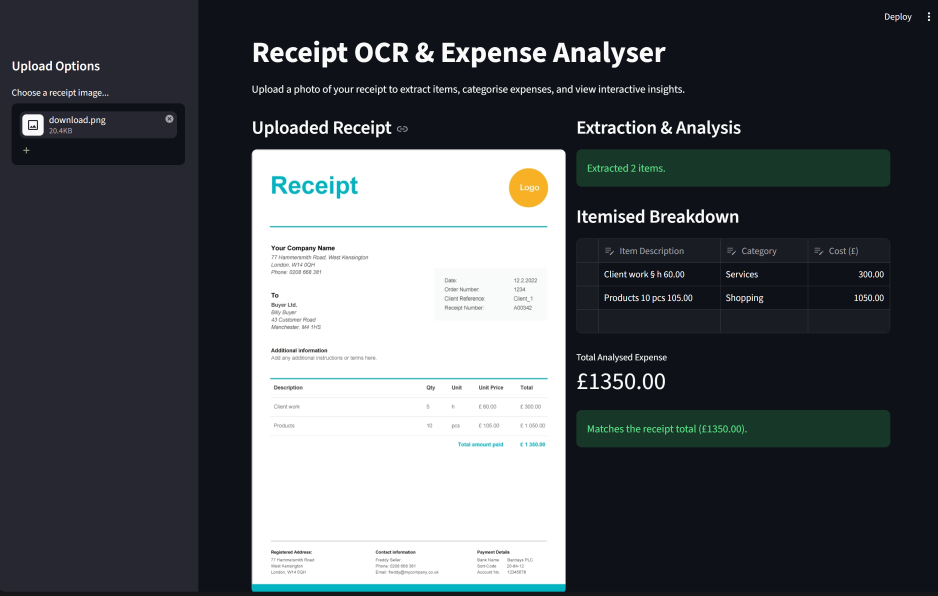
#> input picture Example Receipts .png, 2812 x 1786 px (shown at 1/3 size)
$ python -i utils.py   (imports and definitions only)
#> lines starting #> are read from the running program, lines starting #| are printed output that depends on the picture; after the words box and inside, x2 and y2 are one past the last pixel; in counts of white or black regions, pixels touching at a corner belong together
import os
import platform
import re

import cv2
import numpy as np
import pandas as pd
import pytesseract
from PIL import Image, ImageOps

if platform.system() == "Windows":
    _win_path = r"C:\Program Files\Tesseract-OCR\tesseract.exe"
    if os.path.exists(_win_path):
        pytesseract.pytesseract.tesseract_cmd = _win_path


# [4 lines left out: function load_image, not called in this run]


def _to_gray(image, target_width=1800):
    gray = cv2.cvtColor(np.array(image.convert("RGB")), cv2.COLOR_RGB2GRAY)
    h, w = gray.shape
    if w < target_width:
        gray = cv2.resize(gray, None, fx=target_width / w, fy=target_width / w,
                          interpolation=cv2.INTER_CUBIC)
    elif w > 2.5 * target_width:
        gray = cv2.resize(gray, None, fx=2 * target_width / w, fy=2 * target_width / w,
                          interpolation=cv2.INTER_AREA)
    return gray


def _remove_long_lines(binary):
    inverted = cv2.bitwise_not(binary)
    h, w = binary.shape
    horiz = cv2.morphologyEx(inverted, cv2.MORPH_OPEN,
                             cv2.getStructuringElement(cv2.MORPH_RECT, (w // 3, 1)))
    vert = cv2.morphologyEx(inverted, cv2.MORPH_OPEN,
                            cv2.getStructuringElement(cv2.MORPH_RECT, (1, h // 3)))
    lines = cv2.dilate(cv2.bitwise_or(horiz, vert), np.ones((5, 5), np.uint8))
    cleaned = inverted.copy()
    cleaned[lines > 0] = 0
    return cv2.bitwise_not(cleaned)


def _deskew(binary, max_angle=8.0):
    small = cv2.resize(cv2.bitwise_not(binary), None, fx=0.4, fy=0.4, interpolation=cv2.INTER_AREA)
    h, w = small.shape
    best_angle, best_score = 0.0, -1.0
    for angle in np.arange(-max_angle, max_angle + 0.01, 0.5):
        M = cv2.getRotationMatrix2D((w / 2, h / 2), angle, 1.0)
        rotated = cv2.warpAffine(small, M, (w, h), flags=cv2.INTER_NEAREST)
        score = np.var(rotated.sum(axis=1).astype(np.float64))
        if score > best_score:
            best_angle, best_score = angle, score
    H, W = binary.shape
    M = cv2.getRotationMatrix2D((W / 2, H / 2), best_angle, 1.0)
    return cv2.warpAffine(binary, M, (W, H), flags=cv2.INTER_CUBIC,
                          borderMode=cv2.BORDER_CONSTANT, borderValue=255)


def preprocess_image(image):
    gray = _to_gray(image)
    background = cv2.medianBlur(cv2.dilate(gray, np.ones((7, 7), np.uint8)), 21)
    normalised = cv2.divide(gray, background, scale=255)
    _, binary = cv2.threshold(normalised, 0, 255, cv2.THRESH_BINARY + cv2.THRESH_OTSU)
    binary = _remove_long_lines(binary)
    binary = _deskew(binary)
    return cv2.copyMakeBorder(binary, 40, 40, 40, 40, cv2.BORDER_CONSTANT, value=255)


END_PRICE_RE = re.compile(r"[£$€]?\s*(\d{1,4}[.,]\d{2})\s*[A-Za-z]?[\s|:;!'\"\])_~.\-]*$")
ANY_PRICE_RE = re.compile(r"(?<![\d.,])(\d{1,4}[.,]\d{2})(?![\d])")

SKIP_RE = re.compile(
    r"\b(subtotal|sub total|total|vat|tax|change|tendered|cash|card|visa|mastercard|"
    r"amex|contactless|balance|due|discount|saving|savings|receipt|invoice|"
    r"order no|order number|tel|telephone|phone|www|http|address|thank|"
    r"auth|terminal|merchant|approved|points|loyalty|items?)\b",
    re.IGNORECASE,
)
DATE_RE = re.compile(r"\b\d{1,2}[/.-]\d{1,2}[/.-]\d{2,4}\b|\b\d{1,2}:\d{2}\b")
QTY_DETAIL_RE = re.compile(r"@|/\s*kg|\b\d+\s*x\s*[£$€]?\d+[.,]\d{2}", re.IGNORECASE)
TOTAL_RE = re.compile(r"\b(total|amount due|balance due|to pay)\b", re.IGNORECASE)
SUBTOTAL_RE = re.compile(r"sub\s*total", re.IGNORECASE)

CATEGORIES = {
    "Groceries": ["milk", "bread", "apple", "banana", "egg", "cheese", "butter", "chicken",
                 "beef", "rice", "pasta", "tomato", "potato", "onion", "veg", "fruit",
                 "yogurt", "yoghurt", "cereal", "jelly", "confect", "prepack", "belly",
                 "water", "juice", "crisps", "chocolate", "biscuit", "supermarket", "market"],
    "Dining Out": ["restaurant", "cafe", "coffee", "latte", "cappuccino", "burger", "pizza",
                   "lunch", "dinner", "meal", "sandwich", "wrap", "kebab", "tea"],
    "Utilities": ["electric", "gas", "bill", "power", "internet", "broadband", "energy"],
    "Services": ["client work", "service", "hour", "consulting", "repair", "labour", "delivery"],
    "Shopping": ["product", "macbook", "laptop", "shirt", "shoes", "mall", "clothes",
                 "amazon", "cable", "charger", "book", "pen", "notebook"],
}


# [8 lines left out: function categorise, not called in this run]


def _to_float(price_str):
    return float(price_str.replace(",", "."))


# [59 lines left out: functions _clean_description, find_receipt_total, parse_receipt_data, extract_text_from_receipt, not called in this run]

>>> from PIL import Image
>>> picture = Image.open('Example Receipts .png')
#> picture is the input picture: PIL image 2812x1786 RGBA; mean R, G, B, A 81.2, 85.4, 89.2, 255
>>> result = preprocess_image(picture)
#> in preprocess_image, `background = cv2.medianBlur(cv2.dilate(gray, np.ones((7, 7), np.uint8)..`:
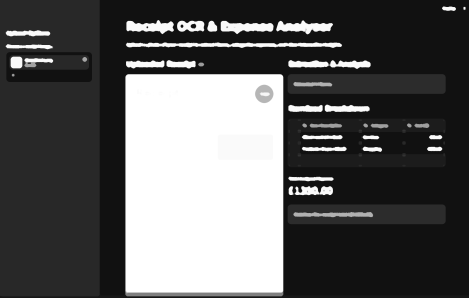
#> background: shape (1786, 2812) (shown at 1/6 size); min 17, max 255, mean 91.8
#> in preprocess_image, `_, binary = cv2.threshold(normalised, 0, 255, cv2.THRESH_BINARY + cv2...`:
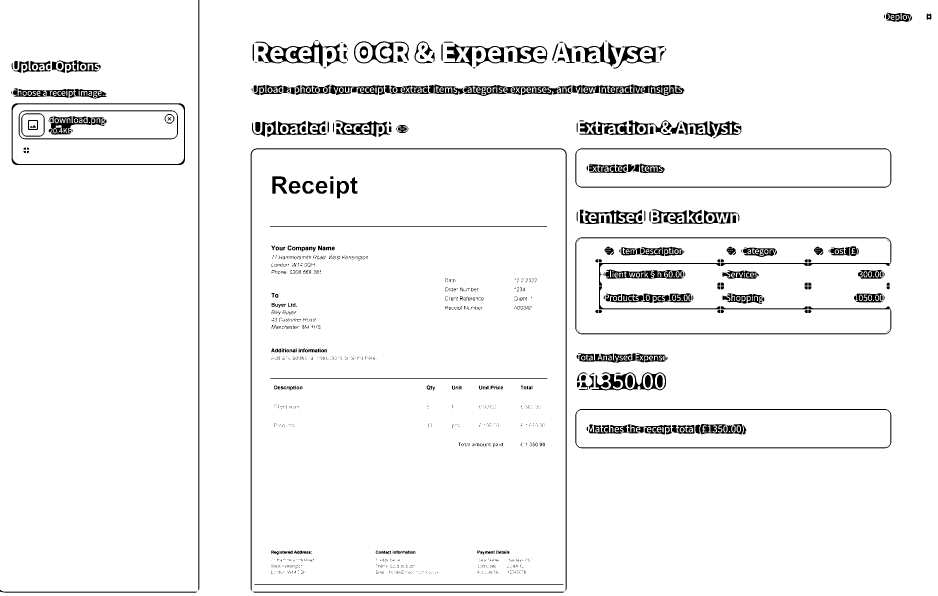
#> binary: shape (1786, 2812) (shown at 1/3 size); 95.7% white; 1337 black regions (804 under 20 px), largest, box (x1, y1, x2, y2) and area: (752, 445, 1700, 1774) 10738, (1155, 254, 1716, 288) 8422, (1726, 712, 2674, 1003) 6801
#> in _remove_long_lines, `lines = cv2.dilate(cv2.bitwise_or(horiz, vert), np.ones((5, 5), np.uin..`:
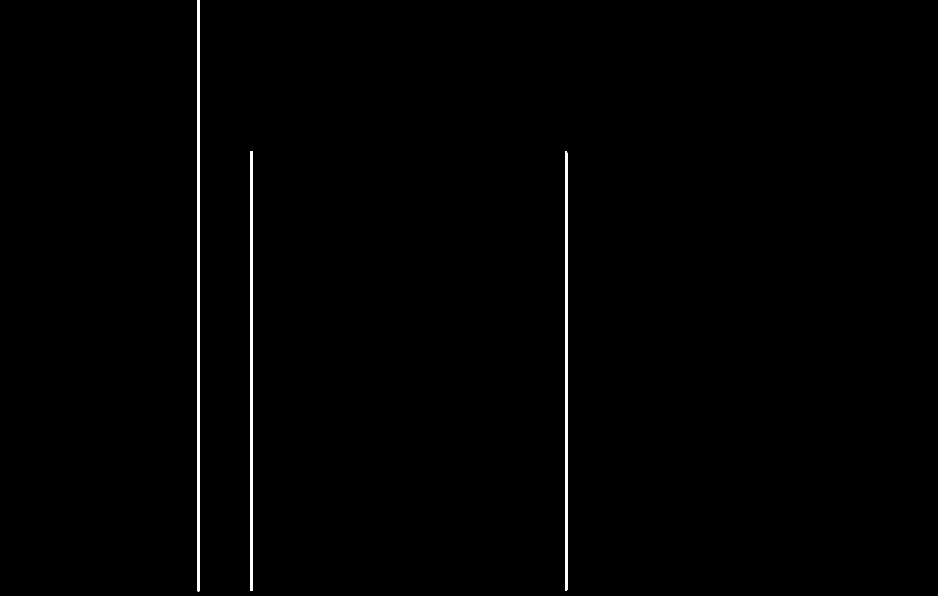
#> lines: shape (1786, 2812) (shown at 1/3 size); 0.61% white; 3 white regions, box (x1, y1, x2, y2) and area: (593, 0, 600, 1774) 12412, (750, 453, 757, 1773) 9228, (1695, 453, 1702, 1773) 9228
#> in _remove_long_lines, `cleaned[lines > 0] = 0`:
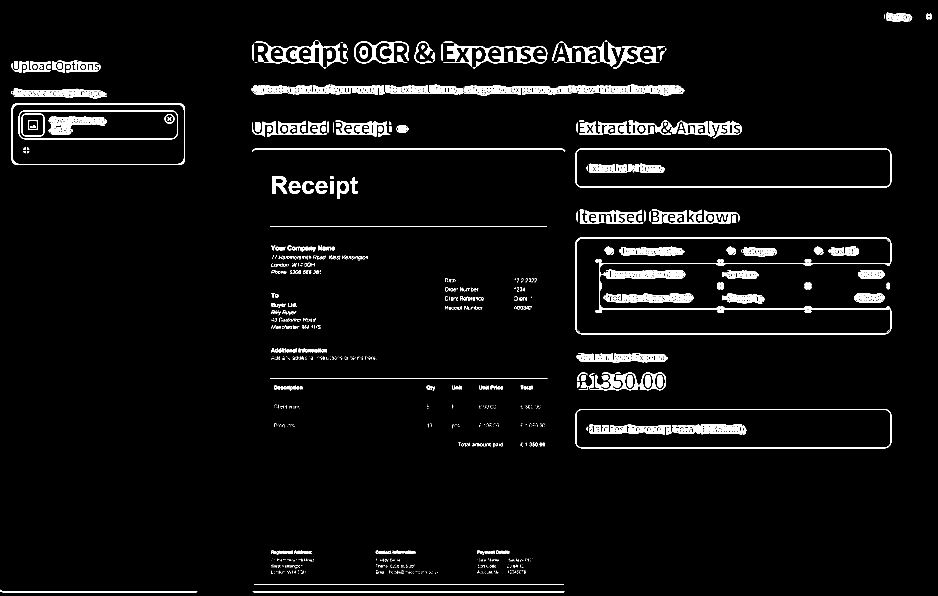
#> cleaned: shape (1786, 2812) (shown at 1/3 size); 4% white; 1338 white regions (806 under 20 px), largest, box (x1, y1, x2, y2) and area: (1155, 254, 1716, 288) 8422, (1726, 712, 2674, 1003) 6801, (1726, 445, 2674, 563) 6204
#> the loop in _deskew, `for angle in np.arange(-max_angle, max_angle + 0.01, 0.5):` made 33 passes
#> (score, best_angle, best_score) on passes 1, 2, 3, 6, 7, 8, 9, 10: (83484572.8, -8, 83484572.8), (87692568.4, -7.5, 87692568.4), (89956993.5, -7, 89956993.5), (93511568.6, -5.5, 93511568.6), (99094184, -5, 99094184), (104933284, -4.5, 104933284), (114923091.2, -4, 114923091.2), (124746724.8, -3.5, 124746724.8)
#> pass 1, in _deskew, `rotated = cv2.warpAffine(small, M, (w, h), flags=cv2.INTER_NEAREST)`:
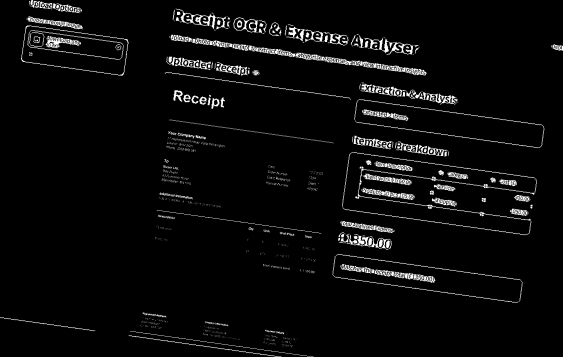
#> rotated: shape (714, 1125) (shown at 1/2 size); min 0, max 255, mean 10.2
#> pass 3, in _deskew, `rotated = cv2.warpAffine(small, M, (w, h), flags=cv2.INTER_NEAREST)`:
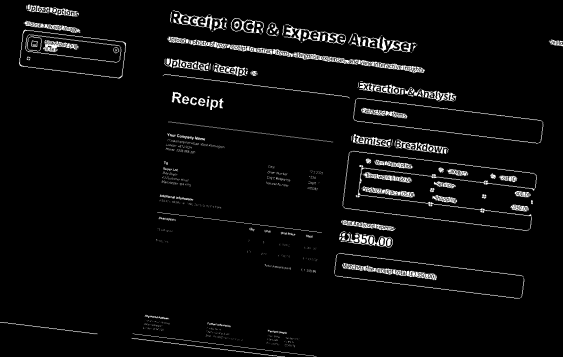
#> rotated: shape (714, 1125) (shown at 1/2 size); min 0, max 255, mean 10.2
#> after the loop in _deskew, `for angle in np.arange(-max_angle, max_angle + 0.01, 0.5):`: best_angle = 0; best_score = 469361974.3
#> in _deskew, `M = cv2.getRotationMatrix2D((W / 2, H / 2), best_angle, 1.0)`: M = [[1, 0, 0], [0, 1, 0]]
#> in preprocess_image, `return cv2.copyMakeBorder(binary, 40, 40, 40, 40, cv2.BORDER_CONSTANT,..`:
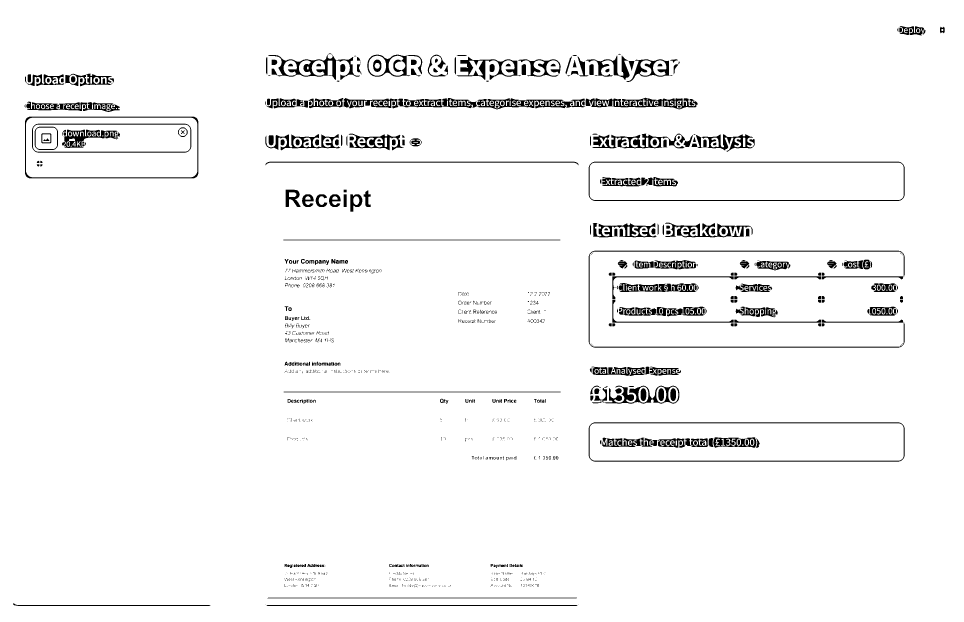
#> returned value: shape (1866, 2892) (shown at 1/3 size); 96.3% white; 1338 black regions (806 under 20 px), largest, box (x1, y1, x2, y2) and area: (1195, 294, 1756, 328) 8422, (1766, 752, 2714, 1043) 6801, (1766, 485, 2714, 603) 6204

$ run again, on Expenses.png
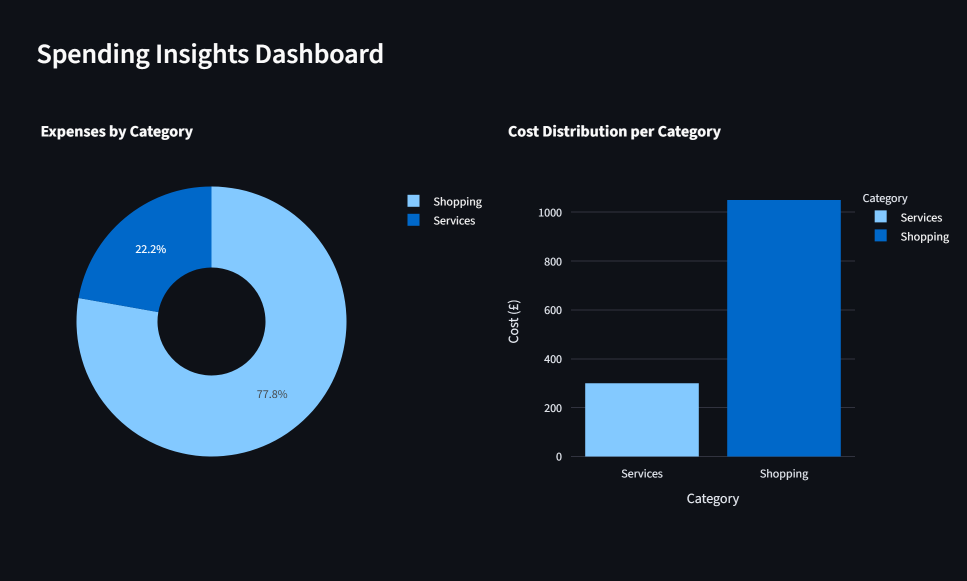
#> input picture Expenses.png, 1934 x 1162 px (shown at 1/2 size)
#> picture is the input picture: PIL image 1934x1162 RGBA; mean R, G, B, A 25.3, 40.9, 57.3, 255
#> binary: shape (1162, 1934); 97.3% white; 181 black regions (35 under 20 px), largest, box (x1, y1, x2, y2) and area: (150, 370, 696, 916) 7029, (1014, 247, 1438, 283) 5885, (74, 83, 315, 141) 4346
#> horiz: shape (1162, 1934); every value is 0
#> the loop in _deskew, `for angle in np.arange(-max_angle, max_angle + 0.01, 0.5):` made 33 passes
#> (score, best_angle, best_score) on passes 1 to 8: (18015224.2, -8, 18015224.2), (19407664.9, -7.5, 19407664.9), (20541738.8, -7, 20541738.8), (21865488.3, -6.5, 21865488.3), (23147501.7, -6, 23147501.7), (25022853.9, -5.5, 25022853.9), (27297633.3, -5, 27297633.3), (30484533.8, -4.5, 30484533.8)
#> pass 1, in _deskew, `rotated = cv2.warpAffine(small, M, (w, h), flags=cv2.INTER_NEAREST)`:
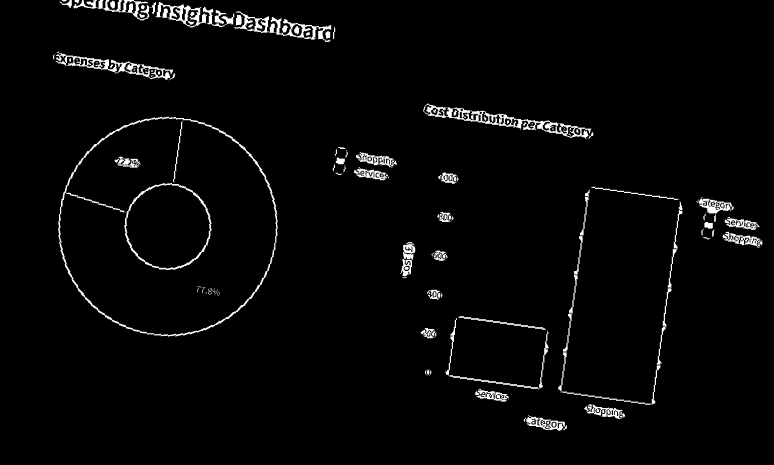
#> rotated: shape (465, 774); min 0, max 255, mean 6.8
#> after the loop in _deskew, `for angle in np.arange(-max_angle, max_angle + 0.01, 0.5):`: best_angle = 0; best_score = 85790089.2
#> in _deskew, `M = cv2.getRotationMatrix2D((W / 2, H / 2), best_angle, 1.0)`: M = [[1, 0, 0], [0, 1, 0]]
#> in preprocess_image, `return cv2.copyMakeBorder(binary, 40, 40, 40, 40, cv2.BORDER_CONSTANT,..`:
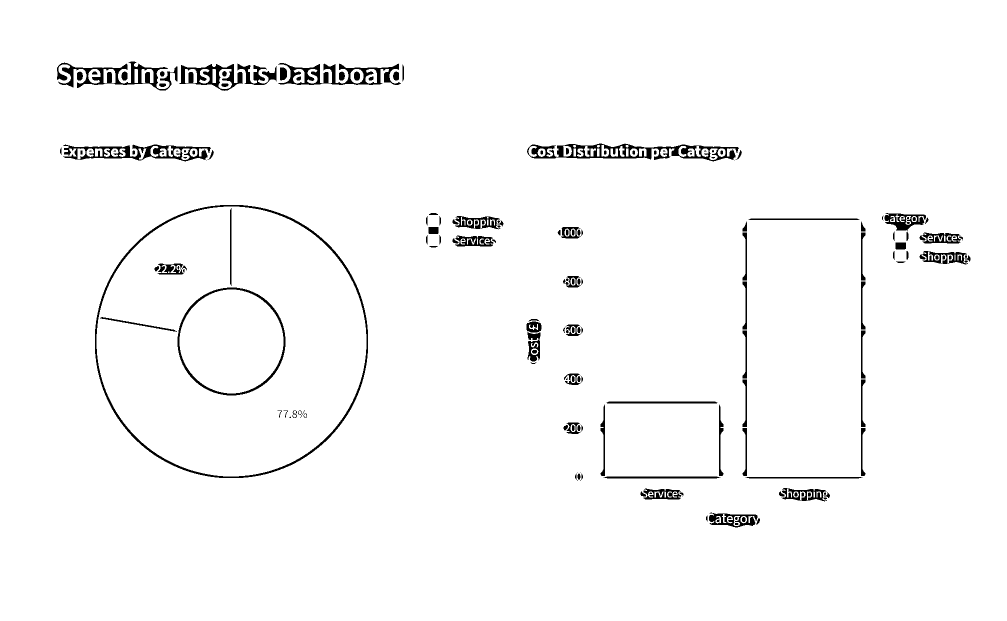
#> returned value: shape (1242, 2014) (shown at 1/2 size); 97.6% white; 181 black regions (35 under 20 px), largest, box (x1, y1, x2, y2) and area: (190, 410, 736, 956) 7029, (1054, 287, 1478, 323) 5885, (114, 123, 355, 181) 4346

$ run again, on Receipts.png
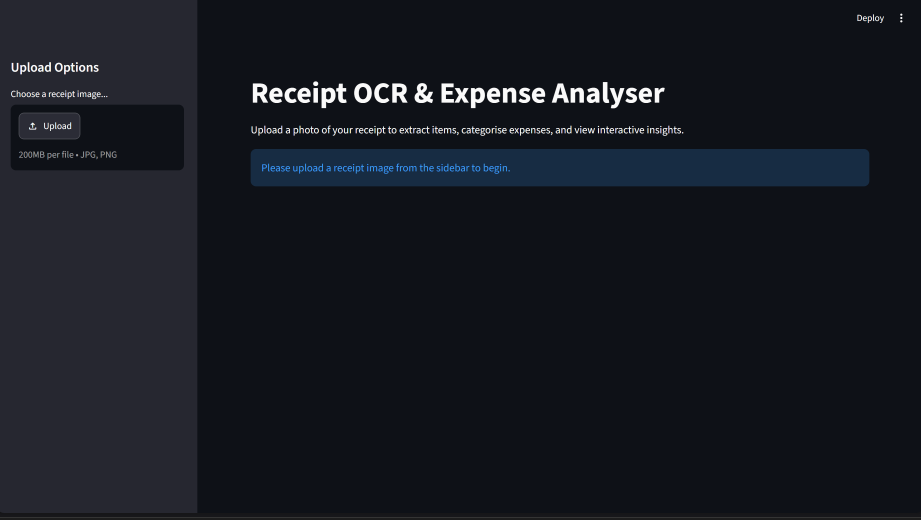
#> input picture Receipts.png, 2762 x 1558 px (shown at 1/3 size)
#> picture is the input picture: PIL image 2762x1558 RGBA; mean R, G, B, A 21.9, 25.4, 32.8, 255
#> binary: shape (1558, 2762); 97.6% white; 189 black regions (9 under 20 px), largest, box (x1, y1, x2, y2) and area: (749, 444, 2611, 562) 11683, (1152, 376, 1713, 410) 8429, (0, 1535, 598, 1550) 6534
#> horiz: shape (1558, 2762); 0.38% white; 3 white regions, box (x1, y1, x2, y2) and area: (761, 444, 2601, 447) 5504, (761, 559, 2601, 562) 5504, (0, 1539, 599, 1548) 5361
#> vert: shape (1558, 2762); 0.11% white; 1 white region, box (x1, y1, x2, y2) and area: (592, 0, 595, 1536) 4602
#> lines: shape (1558, 2762); 1% white; 3 white regions, box (x1, y1, x2, y2) and area: (0, 0, 601, 1550) 18538, (759, 442, 2603, 449) 12892, (759, 557, 2603, 564) 12892
#> cleaned: shape (1558, 2762); 1.9% white; 189 white regions (10 under 20 px), largest, box (x1, y1, x2, y2) and area: (1152, 376, 1713, 410) 8429, (1714, 375, 2050, 410) 5576, (761, 242, 1037, 322) 5330
#> the loop in _deskew, `for angle in np.arange(-max_angle, max_angle + 0.01, 0.5):` made 33 passes
#> (score, best_angle, best_score) on passes 1 to 8: (86322022.7, -8, 86322022.7), (91180370.5, -7.5, 91180370.5), (93299901.6, -7, 93299901.6), (95062528.3, -6.5, 95062528.3), (95114574.1, -6, 95114574.1), (95745775.2, -5.5, 95745775.2), (97268288.6, -5, 97268288.6), (100036951.3, -4.5, 100036951.3)
#> pass 1, in _deskew, `rotated = cv2.warpAffine(small, M, (w, h), flags=cv2.INTER_NEAREST)`:
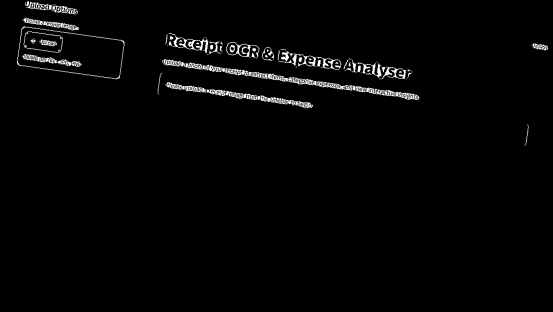
#> rotated: shape (623, 1105) (shown at 1/2 size); min 0, max 255, mean 4.9
#> after the loop in _deskew, `for angle in np.arange(-max_angle, max_angle + 0.01, 0.5):`: best_angle = 0; best_score = 283470547.7
#> in _deskew, `M = cv2.getRotationMatrix2D((W / 2, H / 2), best_angle, 1.0)`: M = [[1, 0, 0], [0, 1, 0]]
#> in preprocess_image, `return cv2.copyMakeBorder(binary, 40, 40, 40, 40, cv2.BORDER_CONSTANT,..`:
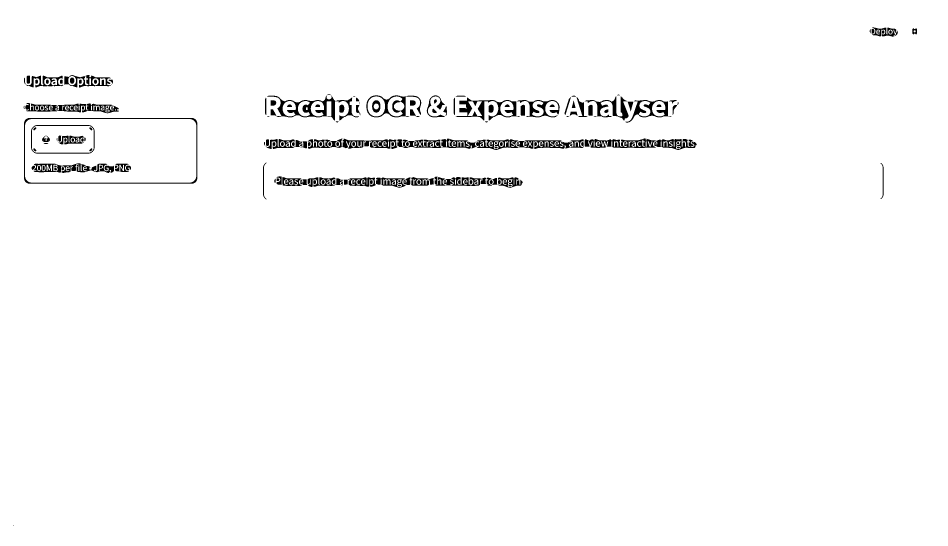
#> returned value: shape (1638, 2842) (shown at 1/3 size); 98.2% white; 189 black regions (10 under 20 px), largest, box (x1, y1, x2, y2) and area: (1192, 416, 1753, 450) 8429, (1754, 415, 2090, 450) 5576, (801, 282, 1077, 362) 5330
